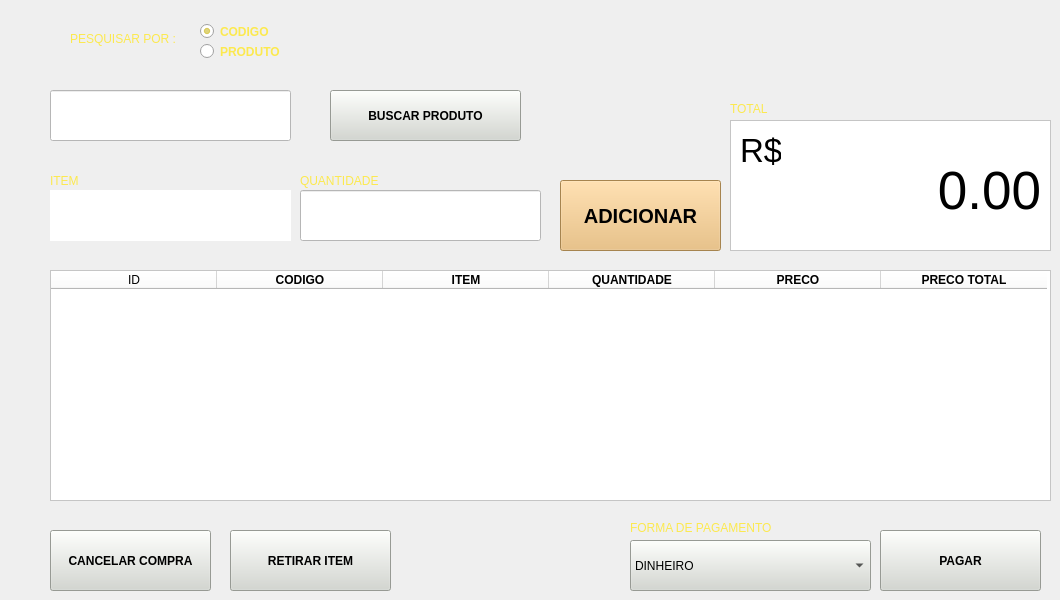
    <widget class="QWidget" name="vendas">
     <attribute name="title">
      <string>VENDAS</string>
     </attribute>
     <widget class="QLineEdit" name="cpPesquisaVenda">
      <property name="geometry">
       <rect>
        <x>50</x>
        <y>90</y>
        <width>241</width>
        <height>51</height>
       </rect>
      </property>
      <property name="styleSheet">
       <string notr="true">background-color: rgb(255, 255, 255);</string>
      </property>
     </widget>
     <widget class="QLabel" name="label">
      <property name="geometry">
       <rect>
        <x>70</x>
        <y>30</y>
        <width>121</width>
        <height>17</height>
       </rect>
      </property>
      <property name="styleSheet">
       <string notr="true">color: rgb(252, 233, 79);</string>
      </property>
      <property name="text">
       <string>PESQUISAR POR :</string>
      </property>
     </widget>
     <widget class="QPushButton" name="btBuscarProdutoVenda">
      <property name="geometry">
       <rect>
        <x>330</x>
        <y>90</y>
        <width>191</width>
        <height>51</height>
       </rect>
      </property>
      <property name="font">
       <font>
        <weight>75</weight>
        <bold>true</bold>
       </font>
      </property>
      <property name="styleSheet">
       <string notr="true">background-color: rgb(211, 215, 207);</string>
      </property>
      <property name="text">
       <string>BUSCAR PRODUTO</string>
      </property>
     </widget>
     <widget class="QPushButton" name="btAdicionarVenda">
      <property name="geometry">
       <rect>
        <x>560</x>
        <y>180</y>
        <width>161</width>
        <height>71</height>
       </rect>
      </property>
      <property name="font">
       <font>
        <pointsize>15</pointsize>
        <weight>75</weight>
        <bold>true</bold>
       </font>
      </property>
      <property name="styleSheet">
       <string notr="true">background-color: rgb(233, 185, 110);</string>
      </property>
      <property name="text">
       <string>ADICIONAR</string>
      </property>
     </widget>
     <widget class="QFrame" name="frame_2">
      <property name="geometry">
       <rect>
        <x>730</x>
        <y>120</y>
        <width>321</width>
        <height>131</height>
       </rect>
      </property>
      <property name="styleSheet">
       <string notr="true">background-color: rgb(255, 255, 255);</string>
      </property>
      <property name="frameShape">
       <enum>QFrame::StyledPanel</enum>
      </property>
      <property name="frameShadow">
       <enum>QFrame::Raised</enum>
      </property>
     </widget>
     <widget class="QLabel" name="label_7">
      <property name="geometry">
       <rect>
        <x>730</x>
        <y>100</y>
        <width>67</width>
        <height>17</height>
       </rect>
      </property>
      <property name="styleSheet">
       <string notr="true">color: rgb(252, 233, 79);</string>
      </property>
      <property name="text">
       <string>TOTAL</string>
      </property>
     </widget>
     <widget class="QPushButton" name="btRetirarItemVenda">
      <property name="geometry">
       <rect>
        <x>230</x>
        <y>530</y>
        <width>161</width>
        <height>61</height>
       </rect>
      </property>
      <property name="font">
       <font>
        <weight>75</weight>
        <bold>true</bold>
       </font>
      </property>
      <property name="styleSheet">
       <string notr="true">background-color: rgb(211, 215, 207);</string>
      </property>
      <property name="text">
       <string>RETIRAR ITEM</string>
      </property>
     </widget>
     <widget class="QComboBox" name="cbFormaPagamentoVenda">
      <property name="geometry">
       <rect>
        <x>630</x>
        <y>540</y>
        <width>241</width>
        <height>51</height>
       </rect>
      </property>
      <property name="styleSheet">
       <string notr="true">background-color: rgb(211, 215, 207);</string>
      </property>
      <item>
       <property name="text">
        <string>DINHEIRO</string>
       </property>
      </item>
      <item>
       <property name="text">
        <string>CARTAO CREDITO</string>
       </property>
      </item>
      <item>
       <property name="text">
        <string>CARTAO DEBITO</string>
       </property>
      </item>
     </widget>
     <widget class="QLabel" name="label_5">
      <property name="geometry">
       <rect>
        <x>630</x>
        <y>520</y>
        <width>171</width>
        <height>16</height>
       </rect>
      </property>
      <property name="styleSheet">
       <string notr="true">color: rgb(252, 233, 79);</string>
      </property>
      <property name="text">
       <string>FORMA DE PAGAMENTO</string>
      </property>
     </widget>
     <widget class="QPushButton" name="btCancelarCompraVenda">
      <property name="geometry">
       <rect>
        <x>50</x>
        <y>530</y>
        <width>161</width>
        <height>61</height>
       </rect>
      </property>
      <property name="font">
       <font>
        <weight>75</weight>
        <bold>true</bold>
       </font>
      </property>
      <property name="styleSheet">
       <string notr="true">background-color: rgb(211, 215, 207);</string>
      </property>
      <property name="text">
       <string>CANCELAR COMPRA</string>
      </property>
     </widget>
     <widget class="QPushButton" name="btPagarVenda">
      <property name="geometry">
       <rect>
        <x>880</x>
        <y>530</y>
        <width>161</width>
        <height>61</height>
       </rect>
      </property>
      <property name="font">
       <font>
        <weight>75</weight>
        <bold>true</bold>
       </font>
      </property>
      <property name="styleSheet">
       <string notr="true">background-color: rgb(211, 215, 207);</string>
      </property>
      <property name="text">
       <string>PAGAR</string>
      </property>
     </widget>
     <widget class="QLineEdit" name="cpQuantidadeVenda">
      <property name="geometry">
       <rect>
        <x>300</x>
        <y>190</y>
        <width>241</width>
        <height>51</height>
       </rect>
      </property>
      <property name="styleSheet">
       <string notr="true">background-color: rgb(255, 255, 255);</string>
      </property>
     </widget>
     <widget class="QLabel" name="label_3">
      <property name="geometry">
       <rect>
        <x>50</x>
        <y>170</y>
        <width>151</width>
        <height>21</height>
       </rect>
      </property>
      <property name="styleSheet">
       <string notr="true">color: rgb(252, 233, 79);</string>
      </property>
      <property name="text">
       <string>ITEM</string>
      </property>
     </widget>
     <widget class="QLabel" name="label_2">
      <property name="geometry">
       <rect>
        <x>300</x>
        <y>170</y>
        <width>111</width>
        <height>21</height>
       </rect>
      </property>
      <property name="styleSheet">
       <string notr="true">color: rgb(252, 233, 79);</string>
      </property>
      <property name="text">
       <string>QUANTIDADE</string>
      </property>
     </widget>
     <widget class="QRadioButton" name="rbCodigoVenda">
      <property name="geometry">
       <rect>
        <x>200</x>
        <y>20</y>
        <width>191</width>
        <height>23</height>
       </rect>
      </property>
      <property name="font">
       <font>
        <weight>75</weight>
        <bold>true</bold>
       </font>
      </property>
      <property name="styleSheet">
       <string notr="true">color: rgb(252, 233, 79);</string>
      </property>
      <property name="text">
       <string>CODIGO </string>
      </property>
      <property name="checked">
       <bool>true</bool>
      </property>
     </widget>
     <widget class="QRadioButton" name="rbProdutoVenda">
      <property name="geometry">
       <rect>
        <x>200</x>
        <y>40</y>
        <width>112</width>
        <height>23</height>
       </rect>
      </property>
      <property name="font">
       <font>
        <weight>75</weight>
        <bold>true</bold>
       </font>
      </property>
      <property name="styleSheet">
       <string notr="true">color: rgb(252, 233, 79);</string>
      </property>
      <property name="text">
       <string>PRODUTO</string>
      </property>
     </widget>
     <widget class="QLabel" name="lbItemVenda">
      <property name="geometry">
       <rect>
        <x>50</x>
        <y>190</y>
        <width>241</width>
        <height>51</height>
       </rect>
      </property>
      <property name="styleSheet">
       <string notr="true">background-color: rgb(255, 255, 255);</string>
      </property>
      <property name="text">
       <string/>
      </property>
      <property name="alignment">
       <set>Qt::AlignCenter</set>
      </property>
     </widget>
     <widget class="QTableWidget" name="tableWidget_2">
      <property name="geometry">
       <rect>
        <x>50</x>
        <y>270</y>
        <width>1001</width>
        <height>231</height>
       </rect>
      </property>
      <property name="styleSheet">
       <string notr="true">background-color: rgb(255, 255, 255);
color: rgb(0, 0, 0);</string>
      </property>
      <property name="autoScrollMargin">
       <number>41</number>
      </property>
      <attribute name="horizontalHeaderDefaultSectionSize">
       <number>166</number>
      </attribute>
      <column>
       <property name="text">
        <string>ID</string>
       </property>
      </column>
      <column>
       <property name="text">
        <string>CODIGO</string>
       </property>
       <property name="font">
        <font>
         <weight>75</weight>
         <bold>true</bold>
        </font>
       </property>
       <property name="background">
        <color>
         <red>252</red>
         <green>175</green>
         <blue>62</blue>
        </color>
       </property>
      </column>
      <column>
       <property name="text">
        <string>ITEM</string>
       </property>
       <property name="font">
        <font>
         <weight>75</weight>
         <bold>true</bold>
        </font>
       </property>
       <property name="background">
        <color>
         <red>252</red>
         <green>175</green>
         <blue>62</blue>
        </color>
       </property>
      </column>
      <column>
       <property name="text">
        <string>QUANTIDADE</string>
       </property>
       <property name="font">
        <font>
         <weight>75</weight>
         <bold>true</bold>
        </font>
       </property>
       <property name="background">
        <color>
         <red>252</red>
         <green>175</green>
         <blue>62</blue>
        </color>
       </property>
      </column>
      <column>
       <property name="text">
        <string>PRECO</string>
       </property>
       <property name="font">
        <font>
         <weight>75</weight>
         <bold>true</bold>
        </font>
       </property>
       <property name="background">
        <color>
         <red>252</red>
         <green>175</green>
         <blue>62</blue>
        </color>
       </property>
      </column>
      <column>
       <property name="text">
        <string>PRECO TOTAL</string>
       </property>
       <property name="font">
        <font>
         <weight>75</weight>
         <bold>true</bold>
        </font>
       </property>
       <property name="background">
        <color>
         <red>252</red>
         <green>175</green>
         <blue>62</blue>
        </color>
       </property>
      </column>
     </widget>
     <widget class="QLabel" name="lbPrecoTotalVenda">
      <property name="geometry">
       <rect>
        <x>740</x>
        <y>150</y>
        <width>301</width>
        <height>81</height>
       </rect>
      </property>
      <property name="font">
       <font>
        <pointsize>40</pointsize>
       </font>
      </property>
      <property name="styleSheet">
       <string notr="true">background-color: rgb(255, 255, 255);</string>
      </property>
      <property name="text">
       <string>0.00</string>
      </property>
      <property name="alignment">
       <set>Qt::AlignRight|Qt::AlignTrailing|Qt::AlignVCenter</set>
      </property>
     </widget>
     <widget class="QLabel" name="label_9">
      <property name="geometry">
       <rect>
        <x>740</x>
        <y>130</y>
        <width>41</width>
        <height>41</height>
       </rect>
      </property>
      <property name="font">
       <font>
        <pointsize>25</pointsize>
       </font>
      </property>
      <property name="styleSheet">
       <string notr="true">background-color: rgb(255, 255, 255);</string>
      </property>
      <property name="text">
       <string>R$</string>
      </property>
     </widget>
    </widget>
